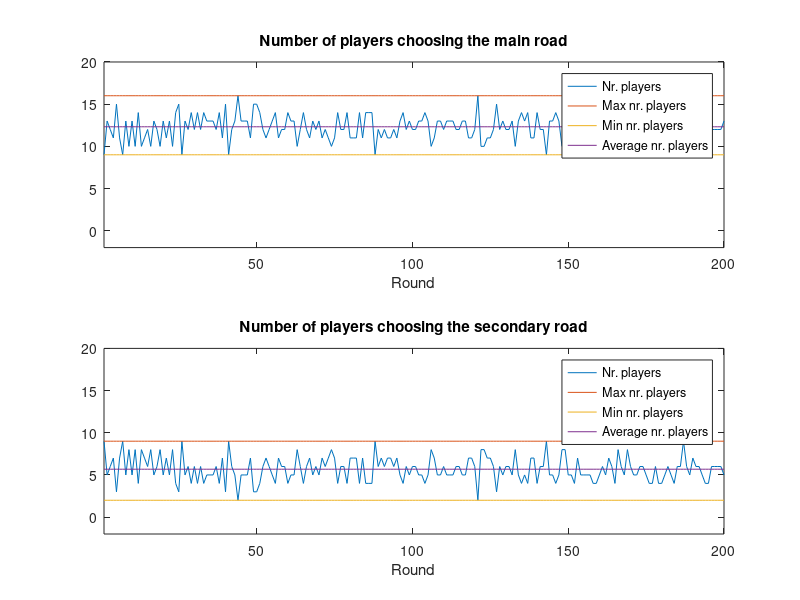
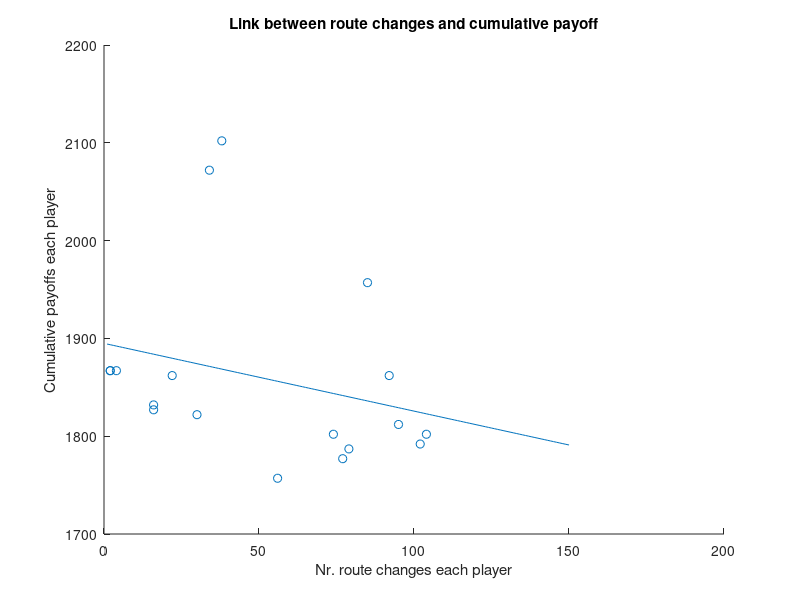

These figures' MATLAB source, in order:
%% Model the route choice behavior from Selten et al. (WP 2003)

%% Clean
clc
close all
clear all


%% Define main variables
% Nr. Players.
N = 18;
% Nr. Rounds.
T = 200;
% Initial endowment of each player.
A0 = 200;
% Initial endowment vector for all players.
A0_vec = A0*ones(N,1);
% Initial propensities for each strategy of each player.
propens_vec_0 = [4 3 3 2];
% Nr. available strategies each player each round.
nr_strategies = 4;
% Vector position strategies.
position_strategy_vec = 1 : nr_strategies;
% Max payoff each player
max_payoff = 40;
% Penalty for time spent on main road (M).
Pen_M = 6;
% Penalty for time spent on secondary road (S).
Pen_S = 12;
% Multiplier penalty for time spent on main road.
Multi_M = 2;
% Multiplier penalty for time spent on secondary road.
Multi_S = 3;


%% Model the strategy choices of each player 
% For each round, each player decides which strategy to choose
    % depending on the previous payoff and propensity. 
    % Probability is given by x(i,j)/sum(x(i,j))

% Variables at t1
strategy_t1 = zeros(N,1);
payoff_vector_t1 = zeros(N,1);
propensity_vector_before_draw_t1 = zeros(N,1);
% At initial time only strategies 1 (Main) and 2 (Secondary) are available
strategies_vec_t1 = propens_vec_0(1:2);
probability_strategies_vec_t1 = strategies_vec_t1/sum(strategies_vec_t1);
position_strategy_vec_t1 = position_strategy_vec(1:2);

% Variables for t>1
propensity_array = zeros(T,nr_strategies,N);
propensity_array_0 = repmat(propens_vec_0,1,1,N); 
propensity_array(1,:,:) = propensity_array_0;
propensity_cell = cell(1,N);
payoff_matrix = zeros(N,T);

%% Routh choice and interaction
for t = 1 : 200 
    if t == 1
        
        for player = 1 : N          
            % Randomly draw a strategy (position) according
                %to the probability distribution
            strategy_t1(player) = randsample(position_strategy_vec_t1,1,...
                                    true,probability_strategies_vec_t1);
        end

        %%%%%%%% Payoff of each player depends on  
        % how many players have chosen each strategy
        % Nr. players choosing strategy 1 (Main)
        n_M_t1 = sum(strategy_t1 == 1);
        % Nr. players choosing strategy 2 (Secondary)
        n_S_t1 = sum(strategy_t1 == 2);
        % Penalty for players choosing strategy 1 (Main)
        tM_t1 = Pen_M + Multi_M*n_M_t1;
        % Penalty for players choosing strategy 2 (Secondary)
        tS_t1 = Pen_S + Multi_S*n_S_t1;
        % Payoff for players choosing strategy 1 (Main)
        a_M_t1 = max_payoff - tM_t1;
        % Payoff for players choosing strategy 2 (Secondary)
        a_S_t1 = max_payoff - tS_t1;
        
        % Payoff vector of the 18 players
        payoff_vector_t1(strategy_t1 == 1) = a_M_t1;
        payoff_vector_t1(strategy_t1 == 2) = a_S_t1;
        
        % Initial propensity of each player according to draw at t1
        propensity_vector_before_draw_t1(strategy_t1 == 1) = strategies_vec_t1(1);
        propensity_vector_before_draw_t1(strategy_t1 == 2) = strategies_vec_t1(2);
        % Compute the new propensities of each player
        for player = 1 : N
            payoff = payoff_vector_t1(player);
            strategy = strategy_t1(player);
            propensity_mat = propensity_array(:,:,player);
            not_choosen_strategies = setdiff(position_strategy_vec,strategy);
            if payoff >= 0
                propensity_mat(1,strategy) = propensity_mat(1,strategy) + payoff;
            else
                propensity_mat(1,not_choosen_strategies) = ...
                    propensity_mat(1,not_choosen_strategies) - payoff;
            end
            % Replace with the new propensities
            propensity_array(1,:,player) = propensity_mat(1,:);       
            % Store route choice of each player for further rounds
            route_choice(:,1) = strategy_t1;
            
            % Save payoffs each player
            payoff_matrix(:,1) = payoff_vector_t1;
            
        end      
                
    %%%%%%%%%%%%%%%%%%%%%%%%%%%%%%%%%%%%%%%%%%%%%%%%%%%%%%%%%%%%%%%%%%%%%%%
    % For the remaining time periods          
    else
        for player = 1 : N
            % Recompute the probabilities to choose each strategy 
            % based on previous step
            all_previous_propensities = propensity_array(:,:,player);
            propensity_t = all_previous_propensities(t-1,:);
            route_choice_t = route_choice(player,t-1);           
            probability_strategies_vec = propensity_t/sum(propensity_t);
            payoff_t = payoff_matrix(player,t-1);
            all_prev_payoffs = payoff_matrix(player,1:t-1);
            median_all_prev_payoffs = median(all_prev_payoffs);
            count_smaller_median = sum(median_all_prev_payoffs > all_prev_payoffs);
            count_bigger_median = sum(median_all_prev_payoffs < all_prev_payoffs);
            
            % Choose new strategy according to new propensity
            strategy_tp1 = randsample(position_strategy_vec,1,...
                                true,probability_strategies_vec);
            strategy(player) = strategy_tp1;
            % If new strategy is 1 (Main)
            if strategy_tp1 == 1
                route_choice(player,t) = strategy_tp1;
            % If the new strategy is 2 (Secondary)
            elseif strategy_tp1 == 2
                route_choice(player,t) = strategy_tp1;
            elseif strategy_tp1 == 3
                % If the payoff is lower than before, change route
                if payoff_t < median_all_prev_payoffs
                    if route_choice_t == 1
                        route_choice(player,t) = 2;
                    else
                        route_choice(player,t) = 1;
                    end
                % If the payoff is higher than before, keep route
                elseif payoff_t > median_all_prev_payoffs
                    route_choice(player,t) = route_choice_t;
                % If payoff is the same as before, decision rule depends on
                    % nr. of occurances
                else
                    if count_smaller_median < count_bigger_median
                        route_choice(player,t) = route_choice_t;
                    elseif count_smaller_median > count_bigger_median
                        if route_choice_t == 1
                            route_choice(player,t) = 2;
                        else
                            route_choice(player,t) = 1;
                        end
                    else
                        route_choice(player,t) = randsample([1 2],1,true,[0.5 0.5]);
                    end
                end
            % If selected strategy is nr. 4 (Contrarian)
            else
                if payoff_t > median_all_prev_payoffs
                    if route_choice_t == 1
                        route_choice(player,t) = 2;
                    else
                        route_choice(player,t) = 1;
                    end
                elseif payoff_t < median_all_prev_payoffs
                    route_choice(player,t) = route_choice_t;
                else
                    if count_smaller_median > count_bigger_median
                        route_choice(player,t) = route_choice_t;
                    elseif count_smaller_median < count_bigger_median
                        if route_choice_t == 1
                            route_choice(player,t) = 2;
                        else
                            route_choice(player,t) = 1;
                        end
                    else
                        route_choice(player,t) = randsample([1 2],1,true,[0.5 0.5]);
                    end
                end  
            end
        end
        
        % Compute payoff each player
        % Nr. players choosing strategy 1 (Main)
        n_M = sum(route_choice(:,t) == 1);
        % Nr. players choosing strategy 2 (Secondary)
        n_S = sum(route_choice(:,t) == 2);
        % Penalty for players choosing strategy 1 (Main)
        tM = Pen_M + Multi_M*n_M;
        % Penalty for players choosing strategy 2 (Secondary)
        tS = Pen_S + Multi_S*n_S;
        % Payoff for players choosing strategy 1 (Main)
        a_M = max_payoff - tM;
        % Payoff for players choosing strategy 2 (Secondary)
        a_S = max_payoff - tS;
        
                
        % Payoff vector of the 18 players
        payoff_matrix(route_choice(:,t) == 1,t) = a_M;
        payoff_matrix(route_choice(:,t) == 2,t) = a_S;
        
        % Update propensity
        for player = 1 : N
            payoff = payoff_matrix(player,t);
            strategy_now = strategy(player);
            propensity_mat = propensity_array(:,:,player);
            propensity_mat(t,:) = propensity_mat(t-1,:);
            not_choosen_strategies = setdiff(position_strategy_vec,strategy_now);
            if payoff >= 0
                propensity_mat(t,strategy_now) = propensity_mat(t-1,strategy_now) + payoff;
            else
                propensity_mat(t,not_choosen_strategies) = ...
                    propensity_mat(t-1,not_choosen_strategies) - payoff;
            end
            % Replace with the new propensities
            propensity_array(t,:,player) = propensity_mat(t,:);
        end
    end
            
             
end


%% Plots

% 1. Number of players choosing strategy 1 or 2 each round
nr_players_main = sum(route_choice == 1);
max_nr_players_main = max(nr_players_main);
vec_max_nr_players_main = max_nr_players_main*ones(1,T);
min_nr_players_main = min(nr_players_main);
vec_min_nr_players_main = min_nr_players_main*ones(1,T);
ave_nr_players_main = mean(nr_players_main);
vec_ave_nr_players_main = ave_nr_players_main*ones(1,T);

nr_players_secondary = sum(route_choice == 2);
max_nr_players_secondary = max(nr_players_secondary);
vec_max_nr_players_secondary = max_nr_players_secondary*ones(1,T);
min_nr_players_secondary = min(nr_players_secondary);
vec_min_nr_players_secondary = min_nr_players_secondary*ones(1,T);
ave_nr_players_secondary = mean(nr_players_secondary);
vec_ave_nr_players_secondary = ave_nr_players_secondary*ones(1,T);

time_vec = 1 : T;

ylim_plot = [-2 20];
xlim_plot = [1 200];

figure
subplot(2,1,1)
plot(time_vec,nr_players_main)
hold on
plot(time_vec,[vec_max_nr_players_main;...
               vec_min_nr_players_main;...
               vec_ave_nr_players_main])
ylim(ylim_plot)
xlim(xlim_plot)
title('Number of players choosing the main road')
legend('Nr. players','Max nr. players','Min nr. players','Average nr. players')
xlabel('Round')

subplot(2,1,2)
plot(time_vec,nr_players_secondary)
title('Number of players choosing the secondary road')
hold on
plot(time_vec,[vec_max_nr_players_secondary;...
               vec_min_nr_players_secondary;...
               vec_ave_nr_players_secondary])
ylim(ylim_plot)
xlim(xlim_plot)
xlabel('Round')
legend('Nr. players','Max nr. players','Min nr. players','Average nr. players')


%% Scatter plot nr. road changes vs. cumulative payoff
cum_payoff = cumsum(payoff_matrix,2);
sum_cum_payoff = cum_payoff(:,end);

route_changes = zeros(N,T-1);
for t = 2 : 200
    route_choice_t = route_choice(:,t);
    route_choice_tm1 = route_choice(:,t-1);
    route_change_indie_mat = route_choice_t ~= route_choice_tm1;
    route_changes(:,t-1) = route_change_indie_mat;
end

route_changes_total = sum(route_changes,2);

figure
scatter(route_changes_total,sum_cum_payoff)
xlabel('Nr. route changes each player')
ylabel('Cumulative payoffs each player')
title('Link between route changes and cumulative payoff')
hold on ;
my_poly=polyfit(route_changes_total,sum_cum_payoff,1);
X2 = 1:150; % X data range
Y2 = polyval(my_poly,X2);
plot(X2,Y2); 

